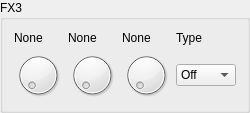
             <widget class="QGroupBox" name="groupBox_4">
              <property name="styleSheet">
               <string notr="true">QGroupBox{border-color: rgb(0, 0, 127); background-color: white;};</string>
              </property>
              <property name="title">
               <string>FX3</string>
              </property>
              <layout class="QVBoxLayout" name="verticalLayout_5">
               <item>
                <layout class="QGridLayout" name="gridLayout_5">
                 <item row="1" column="2">
                  <widget class="QDial" name="m_fx_knob_3_3">
                   <property name="minimumSize">
                    <size>
                     <width>48</width>
                     <height>48</height>
                    </size>
                   </property>
                   <property name="maximumSize">
                    <size>
                     <width>48</width>
                     <height>48</height>
                    </size>
                   </property>
                  </widget>
                 </item>
                 <item row="0" column="1">
                  <widget class="QLabel" name="m_fx_label_3_2">
                   <property name="text">
                    <string>None</string>
                   </property>
                  </widget>
                 </item>
                 <item row="0" column="3">
                  <widget class="QLabel" name="label_15">
                   <property name="text">
                    <string>Type</string>
                   </property>
                  </widget>
                 </item>
                 <item row="1" column="1">
                  <widget class="QDial" name="m_fx_knob_3_2">
                   <property name="minimumSize">
                    <size>
                     <width>48</width>
                     <height>48</height>
                    </size>
                   </property>
                   <property name="maximumSize">
                    <size>
                     <width>48</width>
                     <height>48</height>
                    </size>
                   </property>
                  </widget>
                 </item>
                 <item row="1" column="3">
                  <widget class="QComboBox" name="comboBox_4">
                   <property name="minimumSize">
                    <size>
                     <width>60</width>
                     <height>0</height>
                    </size>
                   </property>
                   <property name="maximumSize">
                    <size>
                     <width>60</width>
                     <height>16777215</height>
                    </size>
                   </property>
                   <item>
                    <property name="text">
                     <string>Off</string>
                    </property>
                   </item>
                   <item>
                    <property name="text">
                     <string>Filter LP2</string>
                    </property>
                   </item>
                   <item>
                    <property name="text">
                     <string>Filter LP4</string>
                    </property>
                   </item>
                   <item>
                    <property name="text">
                     <string>Filter HP2</string>
                    </property>
                   </item>
                   <item>
                    <property name="text">
                     <string>Filter HP4</string>
                    </property>
                   </item>
                   <item>
                    <property name="text">
                     <string>Filter BP2</string>
                    </property>
                   </item>
                   <item>
                    <property name="text">
                     <string>Filter BP4</string>
                    </property>
                   </item>
                   <item>
                    <property name="text">
                     <string>EQ</string>
                    </property>
                   </item>
                   <item>
                    <property name="text">
                     <string>Distortion</string>
                    </property>
                   </item>
                  </widget>
                 </item>
                 <item row="0" column="0">
                  <widget class="QLabel" name="m_fx_label_3_1">
                   <property name="text">
                    <string>None</string>
                   </property>
                  </widget>
                 </item>
                 <item row="0" column="2">
                  <widget class="QLabel" name="m_fx_label_3_3">
                   <property name="text">
                    <string>None</string>
                   </property>
                  </widget>
                 </item>
                 <item row="1" column="0">
                  <widget class="QDial" name="m_fx_knob_3_1">
                   <property name="minimumSize">
                    <size>
                     <width>48</width>
                     <height>48</height>
                    </size>
                   </property>
                   <property name="maximumSize">
                    <size>
                     <width>48</width>
                     <height>48</height>
                    </size>
                   </property>
                   <property name="styleSheet">
                    <string notr="true"/>
                   </property>
                  </widget>
                 </item>
                </layout>
               </item>
              </layout>
             </widget>
